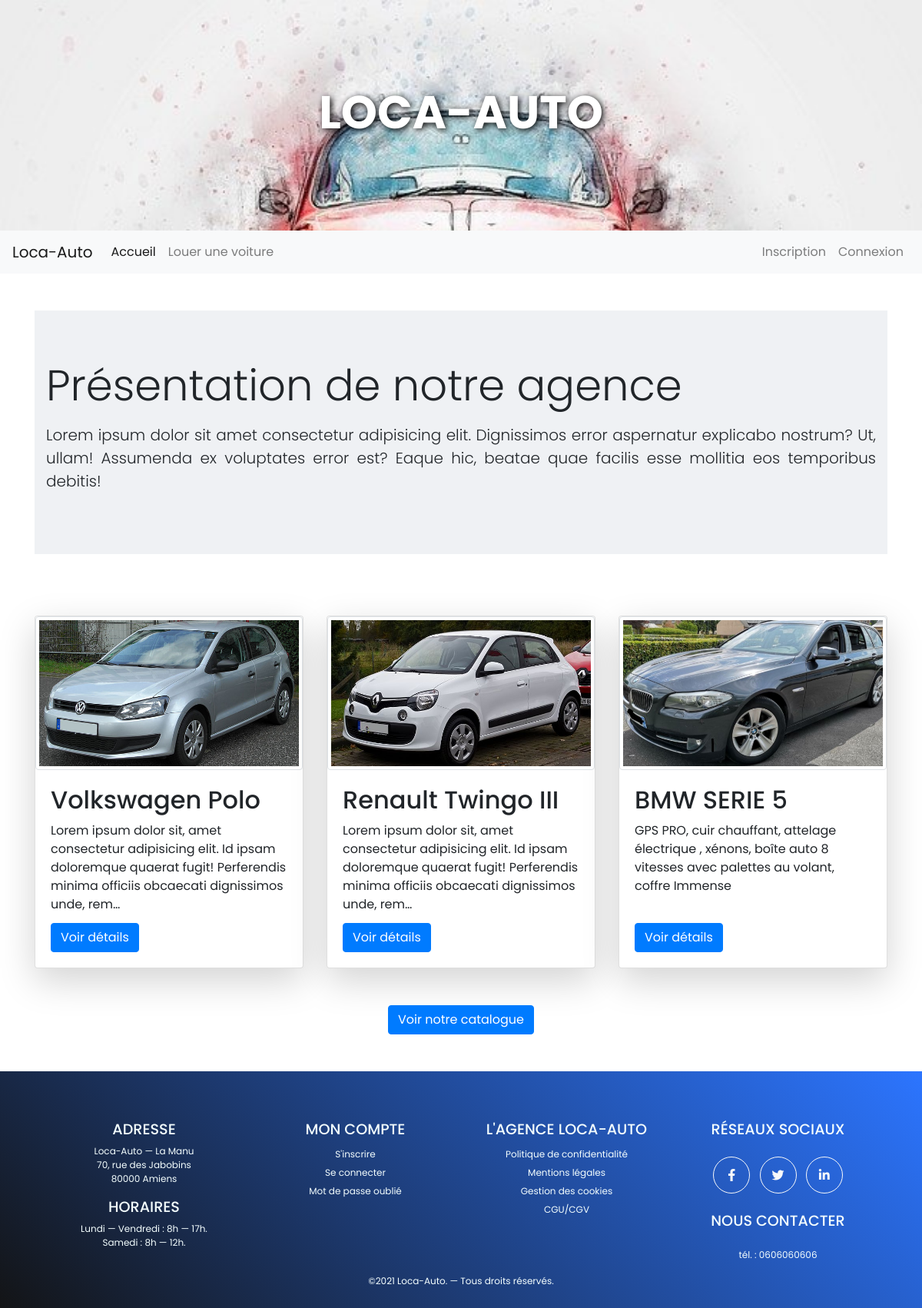
The page / on the database its author committed.
### tables this page shows
CREATE TABLE Vehicle(
        `id`                  Int  Auto_increment  NOT NULL ,
        `vehicle_model`       Varchar (50) NOT NULL ,
        `vehicle_type`        Varchar (50) NOT NULL ,
        `vehicle_description` Varchar (255) NOT NULL ,
        `nb_seat`             Int NOT NULL ,
        `nb_vehicle_dispo`    Int NOT NULL ,
        `price_day`           Int NOT NULL ,
        `url_image`           Varchar (255) NOT NULL ,
        `id_Mark`             Int NOT NULL ,
        `id_Parking`          Int NOT NULL
	,CONSTRAINT Vehicle_PK PRIMARY KEY (`id`)

	,CONSTRAINT Vehicle_Mark_FK FOREIGN KEY (`id_Mark`) REFERENCES Mark(`id`)
	,CONSTRAINT Vehicle_Parking0_FK FOREIGN KEY (`id_Parking`) REFERENCES Parking(`id`)
);

CREATE TABLE Mark(
        `id`  Int  Auto_increment  NOT NULL ,
        `name` Varchar (50) NOT NULL
	,CONSTRAINT Mark_PK PRIMARY KEY (`id`)
);

### application/controllers/Home_controller.php (called while the page is built, shortened)
<?php
class Home_controller extends CI_Controller
{
	public function __construct()
	{
		$this->load->model('Vehicle_model');
	}
	public function index()
	{
		$data['title'] = 'Bienvenue sur Loca-Auto !';
		$data['random'] = $this->Vehicle_model->randomizeCards();
		$this->load->view('templates/header', $data);
		$this->load->view('home');
		$this->load->view('templates/footer');
	}
}

### index.php (called while the page is built, shortened)
<?php
require_once BASEPATH.'core/CodeIgniter.php';

### application/models/Vehicle_model.php (called while the page is built, shortened)
<?php
class Vehicle_model extends CI_Model
{
    public function randomizeCards()
    {
        $this->db->select(
            '
        vehicle.id AS idVehicle,
        vehicle_model AS Model,
        vehicle_type AS Type,
        vehicle_description AS Description,
        nb_seat AS Places,
        nb_vehicle_dispo AS Dispo,
        price_day AS Forfait,
        url_image AS Image,
        id_Mark,
        id_Parking,
        Mark.name AS Mark,
        Parking.id AS idPark,
        Parking.location AS namePark'
        );
        $this->db->from('Vehicle');
        $this->db->join('Mark', 'Vehicle.id_Mark = Mark.id');
        $this->db->join('Parking', 'Vehicle.id_Parking = Parking.id');
        $this->db->order_by('id', 'RANDOM');
        $this->db->limit(3);
        $query = $this->db->get();
        return $query->result_array();
    }
}

### application/views/home.php (the view, shortened to what this page needs)
<div class="container-fluid">
	<div class="container my-5">
		<div class="row">
			<div class="col-md-12">
				<div class="jumbotron jumbotron-fluid" id="backColorJumbotronPres">
					<div class="container">
						<h1 class="display-4 mb-3">Présentation de notre agence</h1>
						<p class="lead text-justify">Lorem ipsum dolor sit amet consectetur adipisicing elit. Dignissimos error aspernatur explicabo nostrum? Ut, ullam! Assumenda ex voluptates error est? Eaque hic, beatae quae facilis esse mollitia eos temporibus debitis!</p>
					</div>
				</div>
			</div>
		</div>
	</div>
	<div class="container">
		<div class="row">
			<?php
			foreach ($random as $card) {
			?>
				<div class="col-md-4 mb-5">
					<div class="card h-100 shadow-lg">
						<img src="<?= base_url(); ?>assets/images/<?= $card['Image']; ?>" alt="<?= $card['Mark'] . ' ' . $card['Model']; ?>" class="img-thumbnail img-fit">
						<div class="card-body">
							<h2 class="card-text"><?= $card['Mark']; ?> <?= $card['Model']; ?></h2>
							<p class="card-text"><?= $card['Description'] = character_limiter($card['Description'], 150); ?></p>
							<a href="<?= base_url(); ?>index.php/Vehicle_controller/viewVehicle/<?= $card['idVehicle']; ?>" class="btn btn-primary">Voir détails</a>
						</div>
					</div>
				</div>
			<?php
			}
			?>
		</div>
	</div>
	<div class="row justify-content-center mb-4">
		<div class="col-md-4 text-center">
			<a class="btn btn-primary" href="index.php/Vehicle_controller/listVehicles">Voir notre catalogue</a>
		</div>
	</div>
</div>

### assets/css/style.css (style rules this page uses)
* { padding: 0; margin: 0; list-style: none; text-decoration: none; box-sizing: border-box; }
body, html { scroll-behavior: smooth; }
body { font-family: "Poppins", sans-serif; background-image: url("../images/car-2664447_1920.jpg"); background-size: cover; background-attachment: fixed; background-repeat: no-repeat; }
#backColorJumbotronPres { background-color: rgba(233, 236, 239, 0.7); }
.card-body { display: flex; flex-direction: column; position: relative; }
.card-body a { display: flex; justify-self: flex-end; position: absolute; bottom: 20px; }
.card-body p { margin-bottom: 50px; }
.img-fit { width: 100%; height: 200px; object-fit: cover; object-position: center; }

### rows shown on the page
vehicle: url_image (picture), id_Mark.name "Volkswagen", vehicle_model "Polo", Description "Lorem ipsum dolor sit, amet consectetur adipisicing elit. Id ipsam doloremque quaerat fugit! Perferendis minima officiis obcaecati dignissimos unde, rem…"
vehicle: url_image (picture), id_Mark.name "Renault", vehicle_model "Twingo III", Description "Lorem ipsum dolor sit, amet consectetur adipisicing elit. Id ipsam doloremque quaerat fugit! Perferendis minima officiis obcaecati dignissimos unde, rem…"
vehicle: url_image (picture), id_Mark.name "BMW", vehicle_model "SERIE 5", Description "GPS PRO, cuir chauffant, attelage électrique , xénons, boîte auto 8 vitesses avec palettes au volant, coffre Immense"
